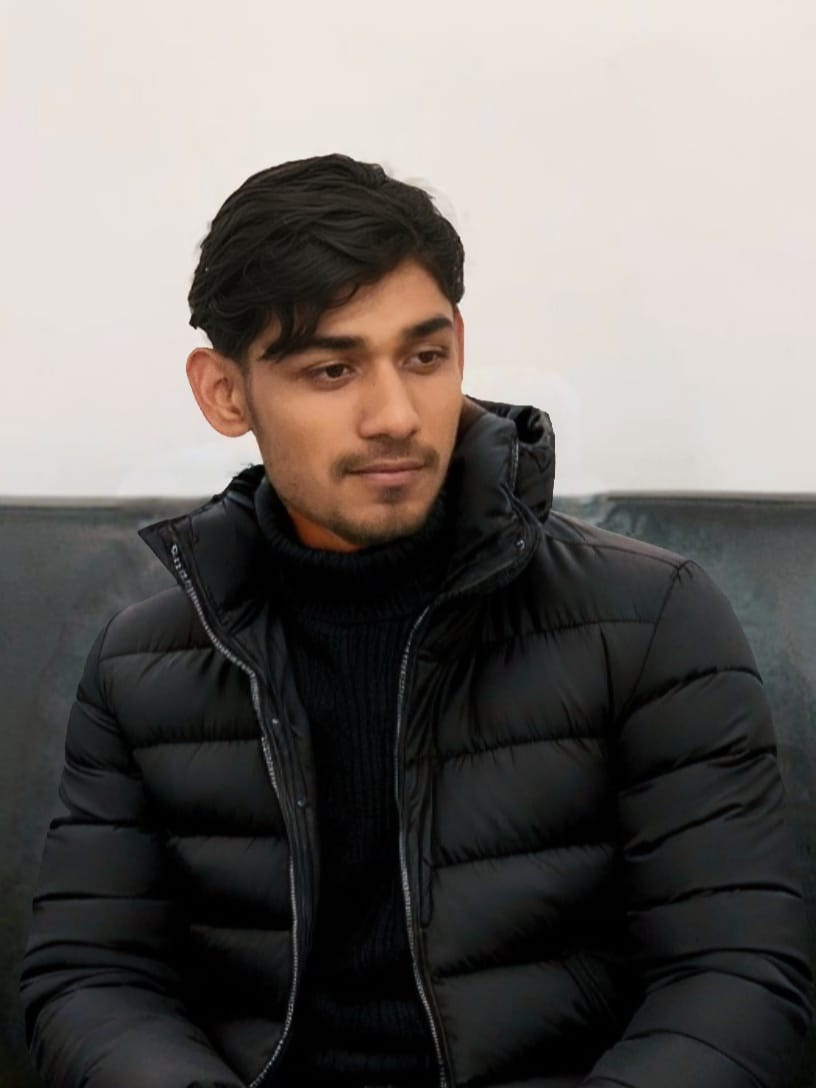
#> input picture Phase_1/Ekendra Yadav Profile.jpeg, 816 x 1088 px, found by its file name
$ python Resize.py
#> lines starting #> are read from the running program, lines starting #| are printed output that depends on the picture
import cv2
image = cv2.imread("Phase_1\Ekendra Yadav Profile.jpeg")
#> image is the input picture: shape (1088, 816, 3); mean B, G, R 100.5, 104, 108.5
gray = cv2.cvtColor(image,cv2.COLOR_BGR2GRAY)
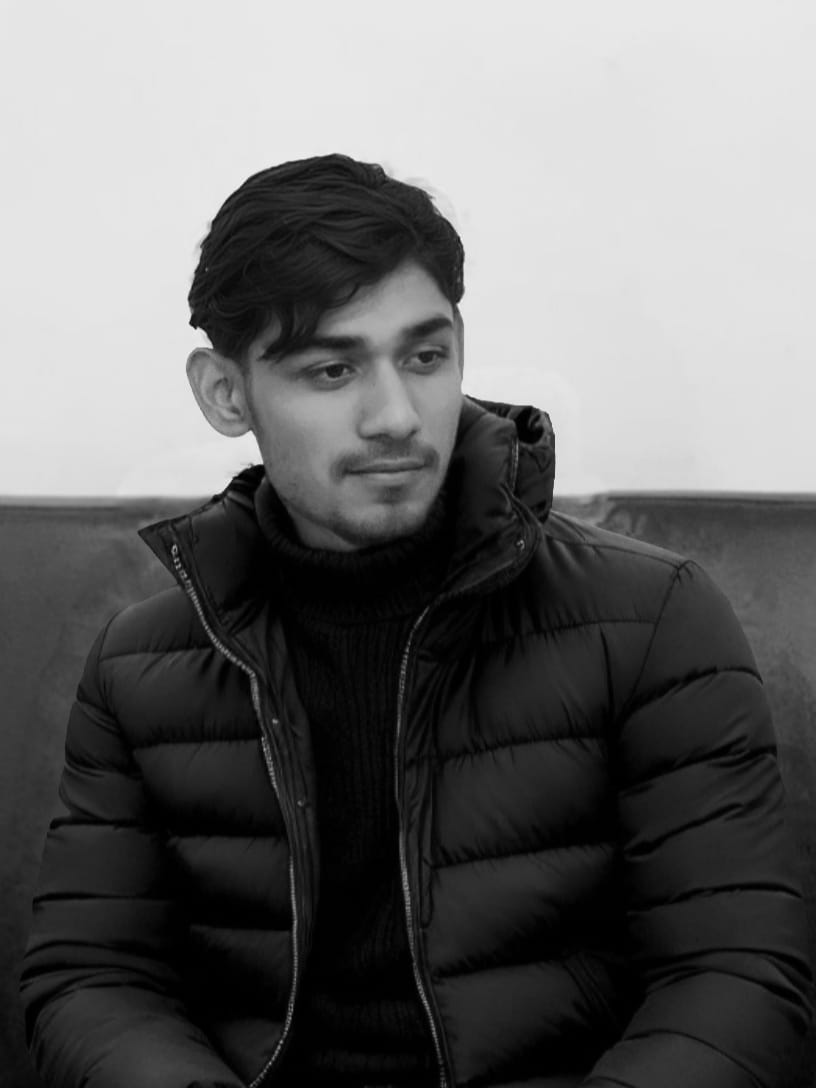
#> gray: shape (1088, 816); min 0, max 246, mean 104.9

if image is None:
    print("Image not Found!")
else:
    resize = cv2.resize(gray,(300,300))
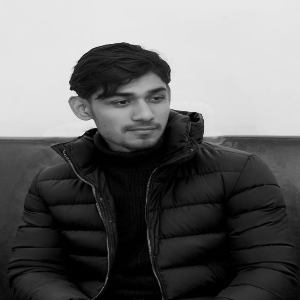
#> resize: shape (300, 300); min 0, max 237, mean 104.8
    cv2.imshow("Original Image",gray)
    cv2.imshow("Resized Image",resize)
    cv2.waitKey(0)
    cv2.destroyAllWindows()
